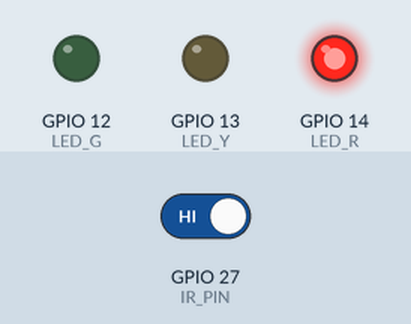
Simulated run of this sketch. Board: ESP32. On the bench: output pins drawn as LEDs (lit = HIGH). The test bench sets the inputs (shaded band); at power-on: GPIO 27 (IR_PIN) HIGH. WiFi joins after 1.5 s; servers stay silent unless stated; no MQTT or app messages arrive unless stated; what the sketch prints to the serial monitor is not drawn.

Above: at 6.7 s.
At 16.7 s:
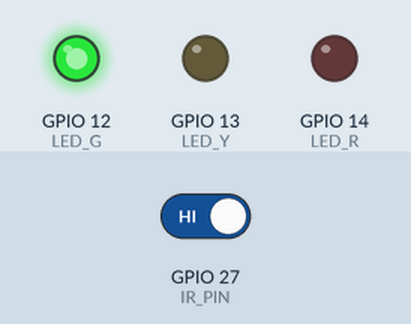
At 22.7 s:
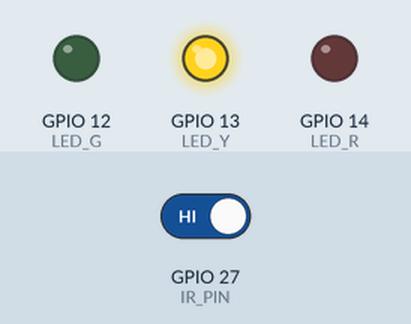
Timing chart, 0 to 30.3 s (numbered marks = the images above):
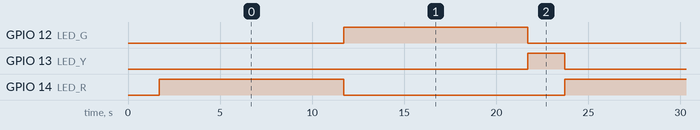

The sketch:

traffic-twin-esp32.ino
```cpp
/*
  === Traffic Twin: ESP32 Intersection Node (i1) ===
  - IR pulse counting via interrupt -> vehicles/min
  - Publishes flow + pulse events + status to MQTT
  - Subscribes to /cmd for signal timing + mode (AUTO/MANUAL)
  - Drives 3 LEDs (R/Y/G) as a mini traffic light

  Hardware:
    IR OUT -> GPIO27
    LED G  -> GPIO12
    LED Y  -> GPIO13
    LED R  -> GPIO14
*/

#include <WiFi.h>
#include <PubSubClient.h>

// -------------------- WiFi / MQTT --------------------
#define WIFI_SSID   "YOUR_WIFI_SSID"
#define WIFI_PASS   "YOUR_WIFI_PASSWORD"

#define MQTT_HOST   "192.168.1.10"   // change to your broker IP
#define MQTT_PORT   1883

// Topics
const char* TOPIC_FLOW   = "traffic/i1/flow_vpm";
const char* TOPIC_PULSE  = "traffic/i1/pulse";
const char* TOPIC_STATUS = "traffic/i1/status";
const char* TOPIC_CMD    = "traffic/i1/cmd";

// -------------------- Pins --------------------
const int IR_PIN = 27;
const int LED_G  = 12;
const int LED_Y  = 13;
const int LED_R  = 14;

// -------------------- Pulse Counting --------------------
volatile uint32_t pulseCount = 0;
volatile uint32_t lastIrMicros = 0;
const uint32_t DEBOUNCE_US = 5000; // 5ms debounce for IR pulses

void IRAM_ATTR onIrPulse() {
  uint32_t now = micros();
  if (now - lastIrMicros > DEBOUNCE_US) {
    pulseCount++;
    lastIrMicros = now;
  }
}

// -------------------- Traffic Light Timing --------------------
enum Phase { GREEN, YELLOW, RED };
Phase phase = RED;

unsigned long phaseStartMs = 0;

// Defaults (can be overridden by MQTT cmd)
uint32_t green_ms  = 10000;
uint32_t yellow_ms = 2000;
uint32_t red_ms    = 10000;

String mode = "AUTO"; // AUTO or MANUAL

// -------------------- Networking --------------------
WiFiClient espClient;
PubSubClient mqtt(espClient);

unsigned long lastMinuteMs = 0;
unsigned long lastStatusMs = 0;
uint32_t lastPublishedFlow = 0;

void setLights(bool r, bool y, bool g) {
  digitalWrite(LED_R, r ? HIGH : LOW);
  digitalWrite(LED_Y, y ? HIGH : LOW);
  digitalWrite(LED_G, g ? HIGH : LOW);
}

void enterPhase(Phase p) {
  phase = p;
  phaseStartMs = millis();
  if (phase == GREEN)  setLights(false, false, true);
  if (phase == YELLOW) setLights(false, true,  false);
  if (phase == RED)    setLights(true,  false, false);
}

void applyLightFSM() {
  if (mode != "AUTO") return; // In MANUAL, you can implement direct light cmd later if needed

  unsigned long now = millis();
  unsigned long elapsed = now - phaseStartMs;

  switch (phase) {
    case GREEN:
      if (elapsed >= green_ms) enterPhase(YELLOW);
      break;
    case YELLOW:
      if (elapsed >= yellow_ms) enterPhase(RED);
      break;
    case RED:
      if (elapsed >= red_ms) enterPhase(GREEN);
      break;
  }
}

void mqttCallback(char* topic, byte* payload, unsigned int length) {
  String msg;
  msg.reserve(length);
  for (unsigned int i = 0; i < length; i++) msg += (char)payload[i];

  // Expect JSON like:
  // {"mode":"AUTO","green_ms":12000,"yellow_ms":2000,"red_ms":12000}
  // Lightweight parse (no ArduinoJson needed)
  if (String(topic) == TOPIC_CMD) {
    if (msg.indexOf("\"mode\"") >= 0) {
      if (msg.indexOf("AUTO") >= 0) mode = "AUTO";
      else if (msg.indexOf("MANUAL") >= 0) mode = "MANUAL";
    }

    auto readNumber = [&](const char* key, uint32_t& out) {
      String k = String("\"") + key + "\"";
      int idx = msg.indexOf(k);
      if (idx < 0) return;
      int colon = msg.indexOf(':', idx);
      if (colon < 0) return;
      int end1 = msg.indexOf(',', colon);
      int end2 = msg.indexOf('}', colon);
      int end = (end1 < 0) ? end2 : ((end2 < 0) ? end1 : min(end1, end2));
      if (end < 0) return;
      String num = msg.substring(colon + 1, end);
      num.trim();
      uint32_t val = (uint32_t)num.toInt();
      if (val > 0) out = val;
    };

    readNumber("green_ms",  green_ms);
    readNumber("yellow_ms", yellow_ms);
    readNumber("red_ms",    red_ms);
  }
}

void ensureMqtt() {
  while (!mqtt.connected()) {
    String cid = "esp32-traffic-i1-" + String((uint32_t)ESP.getEfuseMac(), HEX);
    if (mqtt.connect(cid.c_str())) {
      mqtt.subscribe(TOPIC_CMD);
      // publish boot status
      mqtt.publish(TOPIC_STATUS, "{\"boot\":1,\"node\":\"i1\"}", true);
    } else {
      delay(1000);
    }
  }
}

void setup() {
  pinMode(IR_PIN, INPUT_PULLUP);
  pinMode(LED_G, OUTPUT);
  pinMode(LED_Y, OUTPUT);
  pinMode(LED_R, OUTPUT);

  attachInterrupt(digitalPinToInterrupt(IR_PIN), onIrPulse, FALLING);

  Serial.begin(115200);
  delay(200);

  WiFi.mode(WIFI_STA);
  WiFi.begin(WIFI_SSID, WIFI_PASS);
  while (WiFi.status() != WL_CONNECTED) {
    delay(300);
    Serial.print(".");
  }
  Serial.println("\nWiFi connected");

  mqtt.setServer(MQTT_HOST, MQTT_PORT);
  mqtt.setCallback(mqttCallback);

  enterPhase(RED);
  lastMinuteMs = millis();
  lastStatusMs = millis();
}

void loop() {
  if (!mqtt.connected()) ensureMqtt();
  mqtt.loop();

  applyLightFSM();

  unsigned long now = millis();

  // Publish pulses quickly (optional)
  static uint32_t lastPulsePublished = 0;
  uint32_t pc = pulseCount;
  if (pc != lastPulsePublished) {
    lastPulsePublished = pc;
    mqtt.publish(TOPIC_PULSE, "1");
  }

  // Every 60s: publish vehicles/min (flow_vpm)
  if (now - lastMinuteMs >= 60000UL) {
    noInterrupts();
    uint32_t count = pulseCount;
    pulseCount = 0;
    interrupts();

    lastPublishedFlow = count; // vehicles per minute
    char buf[16];
    snprintf(buf, sizeof(buf), "%lu", (unsigned long)lastPublishedFlow);
    mqtt.publish(TOPIC_FLOW, buf, true);

    lastMinuteMs = now;
  }

  // Heartbeat status every 10s
  if (now - lastStatusMs >= 10000UL) {
    String st = String("{\"node\":\"i1\",\"mode\":\"") + mode +
                String("\",\"phase\":") + (int)phase +
                String(",\"g\":") + green_ms +
                String(",\"y\":") + yellow_ms +
                String(",\"r\":") + red_ms +
                String(",\"rssi\":") + WiFi.RSSI() +
                String("}");
    mqtt.publish(TOPIC_STATUS, st.c_str(), false);
    lastStatusMs = now;
  }
}
```

Measured:
- by itself, GPIO 12 (LED_G), GPIO 14 (LED_R): alternates HIGH for 10.0 s and LOW for 12.0 s
- by itself, GPIO 13 (LED_Y): alternates HIGH for 2.0 s and LOW for 20.0 s
- by itself, everything shown: repeats every 22.0 s, in 3 steps
